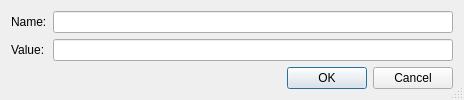
<?xml version="1.0" encoding="UTF-8"?>
<ui version="4.0">
 <class>Property</class>
 <widget class="QDialog" name="Property">
  <property name="geometry">
   <rect>
    <x>0</x>
    <y>0</y>
    <width>460</width>
    <height>100</height>
   </rect>
  </property>
  <property name="windowTitle">
   <string>Property Editor</string>
  </property>
  <property name="sizeGripEnabled">
   <bool>true</bool>
  </property>
  <layout class="QVBoxLayout" name="verticalLayout">
   <item>
    <layout class="QGridLayout" name="gridLayout" rowstretch="0,1" columnminimumwidth="0,400,0">
    
     <item row="0" column="0">
      <widget class="QLabel" name="property_name_label">
       <property name="text">
        <string>Name:</string>
       </property>
      </widget>
     </item>
     <item row="0" column="1">
      <widget class="QLineEdit" name="property_name_value">
       <property name="enabled">
        <bool>true</bool>
       </property>
      </widget>
     </item>
     
     <item row="1" column="0">
      <widget class="QLabel" name="property_value_label">
       <property name="text">
        <string>Value:</string>
       </property>
      </widget>
     </item>
     <item row="1" column="1">
      <widget class="QLineEdit" name="property_value_value">
       <property name="enabled">
        <bool>true</bool>
       </property>
      </widget>
     </item>
     
    </layout>
   </item>
   <item>
    <widget class="QDialogButtonBox" name="buttonBox">
     <property name="orientation">
      <enum>Qt::Horizontal</enum>
     </property>
     <property name="standardButtons">
      <set>QDialogButtonBox::Cancel|QDialogButtonBox::Ok</set>
     </property>
    </widget>
   </item>
  </layout>
 </widget>
 <resources/>
 <connections>
  <connection>
   <sender>buttonBox</sender>
   <signal>accepted()</signal>
   <receiver>Property</receiver>
   <slot>accept()</slot>
   <hints>
    <hint type="sourcelabel">
     <x>248</x>
     <y>254</y>
    </hint>
    <hint type="destinationlabel">
     <x>157</x>
     <y>274</y>
    </hint>
   </hints>
  </connection>
  <connection>
   <sender>buttonBox</sender>
   <signal>rejected()</signal>
   <receiver>Property</receiver>
   <slot>reject()</slot>
   <hints>
    <hint type="sourcelabel">
     <x>316</x>
     <y>260</y>
    </hint>
    <hint type="destinationlabel">
     <x>286</x>
     <y>274</y>
    </hint>
   </hints>
  </connection>
 </connections>
</ui>
